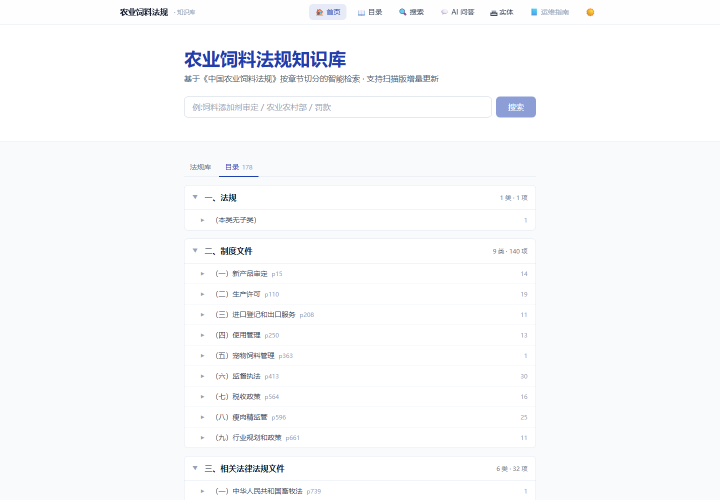
#> input picture _cat1.png, 1440 x 1000 px (shown at 1/2 size)
$ python _probe_cols.py _cat1.png
#> lines starting #> are read from the running program, lines starting #| are printed output that depends on the picture
import sys, os, numpy as np
from PIL import Image
from rapidocr_onnxruntime import RapidOCR
sys.path.insert(0, "E:/workspace/siliao")
import ocr_batch as ob

p = sys.argv[1]
im = Image.open(p).convert("RGB")
#> im is the input picture: PIL image 1440x1000 RGB; mean R, G, B 248.8, 249.9, 251.7
W, H = im.size
#> W = 1440; H = 1000
ch = int(H * ob.HEADER_CROP)
#> ch = 130
body = im.crop((0, ch, W, H))
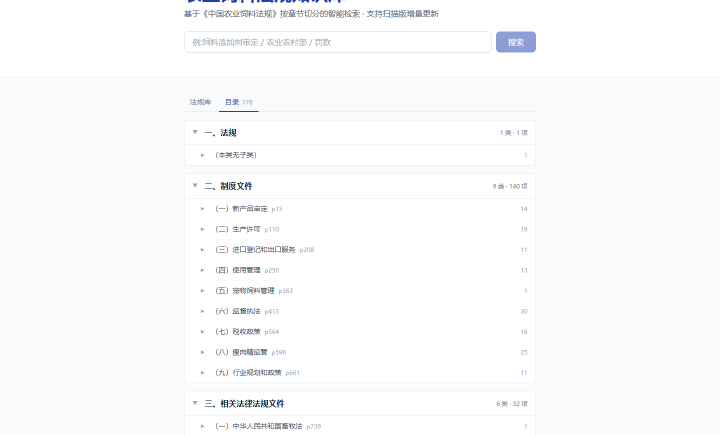
#> body: PIL image 1440x870 RGB (shown at 1/2 size); mean R, G, B 249.2, 250.4, 251.8
nw, nh = int(W * ob.SCALE), int(body.height * ob.SCALE)
#> nw = 792; nh = 478
body = body.resize((nw, nh), Image.LANCZOS)
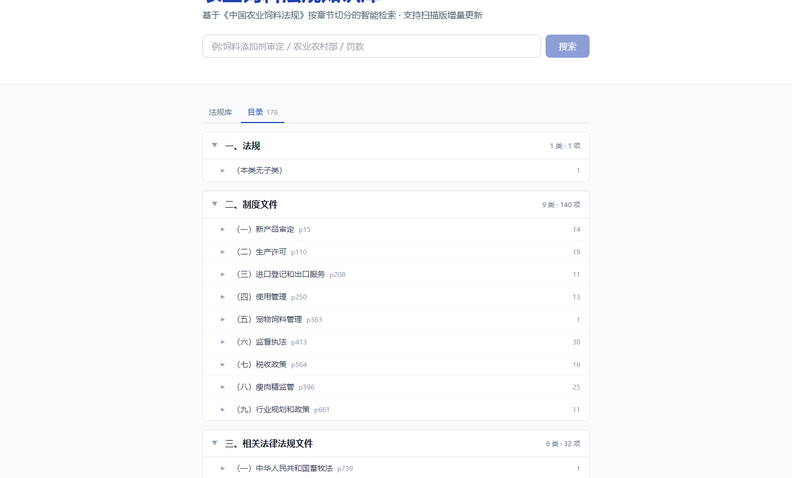
#> body: PIL image 792x478 RGB; mean R, G, B 249, 250.2, 251.7
#> (the run stopped early here; a loop or call above may not have finished)

$ run again, on _live_search.png
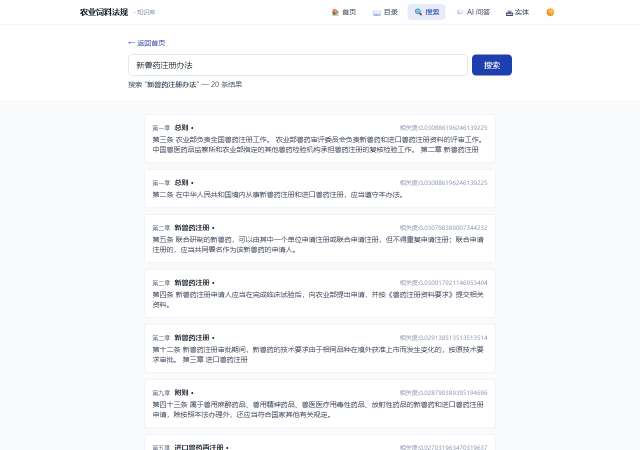
#> input picture _live_search.png, 1280 x 900 px (shown at 1/2 size)
#> im is the input picture: PIL image 1280x900 RGB; mean R, G, B 245.9, 247.1, 248.9
#> `body = im.crop((0, ch, W, H))`:
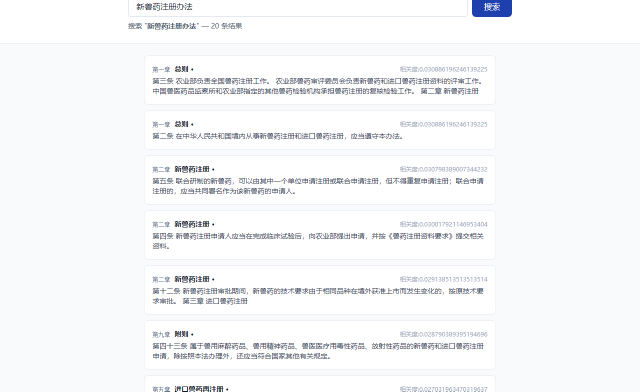
#> body: PIL image 1280x783 RGB (shown at 1/2 size); mean R, G, B 245.3, 246.6, 248.5
#> `body = body.resize((nw, nh), Image.LANCZOS)`:
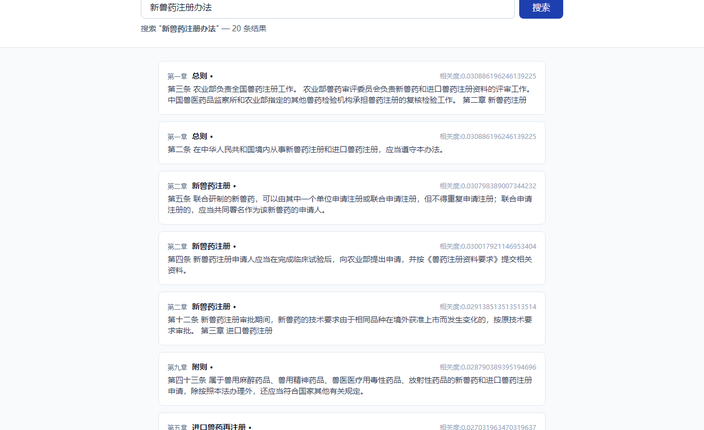
#> body: PIL image 704x430 RGB; mean R, G, B 244.9, 246.2, 248.2
